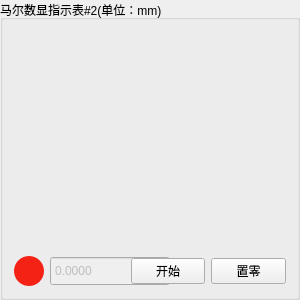
           <widget class="QGroupBox" name="groupBox_6">
            <property name="minimumSize">
             <size>
              <width>300</width>
              <height>300</height>
             </size>
            </property>
            <property name="maximumSize">
             <size>
              <width>300</width>
              <height>350</height>
             </size>
            </property>
            <property name="title">
             <string>马尔数显指示表#2(单位：mm)</string>
            </property>
            <layout class="QGridLayout" name="gridLayout_3">
             <item row="0" column="0">
              <layout class="QGridLayout" name="gridLayout_4">
               <item row="0" column="0">
                <widget class="QWidget" name="dashBoardTwo" native="true">
                 <property name="maximumSize">
                  <size>
                   <width>500</width>
                   <height>16777215</height>
                  </size>
                 </property>
                </widget>
               </item>
               <item row="1" column="0">
                <layout class="QHBoxLayout" name="horizontalLayout_3">
                 <item>
                  <widget class="QLabel" name="sensorTwoStatus">
                   <property name="minimumSize">
                    <size>
                     <width>30</width>
                     <height>30</height>
                    </size>
                   </property>
                   <property name="maximumSize">
                    <size>
                     <width>30</width>
                     <height>30</height>
                    </size>
                   </property>
                   <property name="styleSheet">
                    <string notr="true">QLabel {
    background-color: #F42215;
	border-radius: 15px;	
}</string>
                   </property>
                   <property name="text">
                    <string/>
                   </property>
                  </widget>
                 </item>
                 <item>
                  <widget class="QDoubleSpinBox" name="sensorTwoData">
                   <property name="enabled">
                    <bool>false</bool>
                   </property>
                   <property name="minimumSize">
                    <size>
                     <width>120</width>
                     <height>0</height>
                    </size>
                   </property>
                   <property name="maximumSize">
                    <size>
                     <width>16777215</width>
                     <height>35</height>
                    </size>
                   </property>
                   <property name="suffix">
                    <string/>
                   </property>
                   <property name="decimals">
                    <number>4</number>
                   </property>
                   <property name="minimum">
                    <double>-99.000000000000000</double>
                   </property>
                  </widget>
                 </item>
                 <item>
                  <widget class="QPushButton" name="openSensorTwoData">
                   <property name="maximumSize">
                    <size>
                     <width>80</width>
                     <height>16777215</height>
                    </size>
                   </property>
                   <property name="text">
                    <string>开始</string>
                   </property>
                  </widget>
                 </item>
                 <item>
                  <widget class="QPushButton" name="resetDeviceTwo">
                   <property name="text">
                    <string>置零</string>
                   </property>
                  </widget>
                 </item>
                </layout>
               </item>
              </layout>
             </item>
            </layout>
           </widget>
